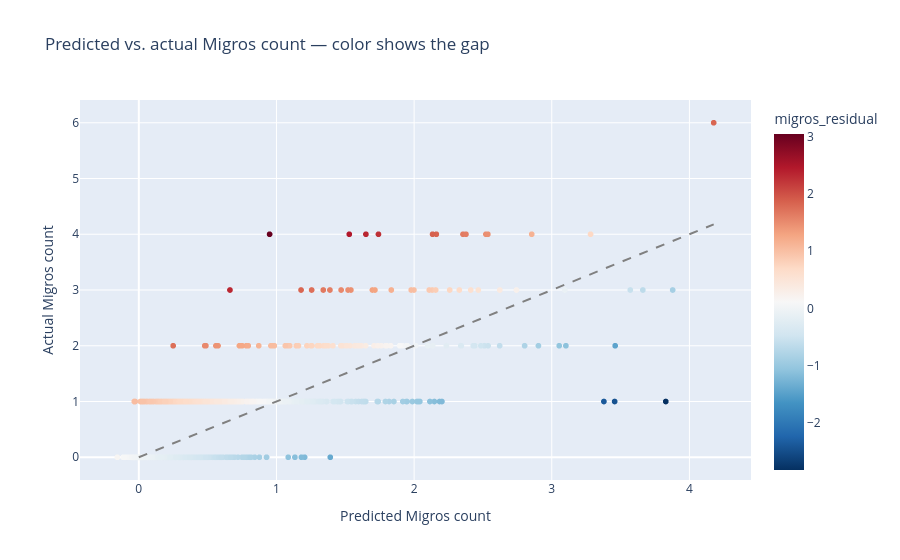

The code cell stored with this chart in its notebook:
### Code cell
fig = px.scatter(
    df, x="predicted_migros", y="Migros",
    color="migros_residual", color_continuous_scale="RdBu_r",
    hover_data=["postal_code"],
    title="Predicted vs. actual Migros count — color shows the gap",
)
fig.add_shape(type="line", x0=0, y0=0, x1=df["predicted_migros"].max(), y1=df["predicted_migros"].max(),
              line=dict(color="gray", dash="dash"))
fig.update_layout(xaxis_title="Predicted Migros count", yaxis_title="Actual Migros count")
fig.show()

### Figure 1 — Plotly figure (JSON) as saved in the notebook; plotly's stock layout.template omitted (floating-point values rounded to 4 significant figures; data arrays with more than 128 entries replaced by an {"elided": "..."} marker saying what was removed)
{"data": [{"customdata": {"elided": "3187x1 int values"}, "hovertemplate": "predicted_migros=%{x}<br>Migros=%{y}<br>postal_code=%{customdata[0]}<br>migros_residual=%{marker.color}<extra></extra>", "legendgroup": "", "marker": {"color": {"elided": "3187 float values"}, "coloraxis": "coloraxis", "symbol": "circle"}, "mode": "markers", "name": "", "showlegend": false, "type": "scattergl", "x": {"elided": "3187 float values"}, "xaxis": "x", "y": {"elided": "3187 int values"}, "yaxis": "y"}], "layout": {"coloraxis": {"colorbar": {"title": {"text": "migros_residual"}}, "colorscale": [[0, "rgb(5,48,97)"], [0.1, "rgb(33,102,172)"], [0.2, "rgb(67,147,195)"], [0.3, "rgb(146,197,222)"], [0.4, "rgb(209,229,240)"], [0.5, "rgb(247,247,247)"], [0.6, "rgb(253,219,199)"], [0.7, "rgb(244,165,130)"], [0.8, "rgb(214,96,77)"], [0.9, "rgb(178,24,43)"], [1, "rgb(103,0,31)"]]}, "legend": {"tracegroupgap": 0}, "shapes": [{"line": {"color": "gray", "dash": "dash"}, "type": "line", "x0": 0, "x1": 4.176, "y0": 0, "y1": 4.176}], "title": {"text": "Predicted vs. actual Migros count — color shows the gap"}, "xaxis": {"anchor": "y", "domain": [0, 1], "title": {"text": "Predicted Migros count"}}, "yaxis": {"anchor": "x", "domain": [0, 1], "title": {"text": "Actual Migros count"}}}}
